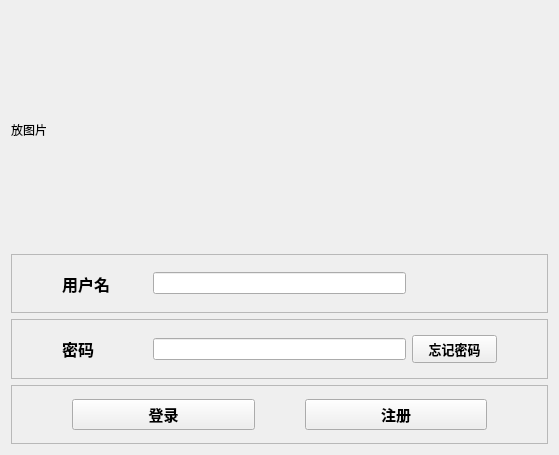
<?xml version="1.0" encoding="UTF-8"?>
<ui version="4.0">
 <class>Form</class>
 <widget class="QWidget" name="Form">
  <property name="geometry">
   <rect>
    <x>0</x>
    <y>0</y>
    <width>559</width>
    <height>455</height>
   </rect>
  </property>
  <property name="windowTitle">
   <string>登录</string>
  </property>
  <layout class="QVBoxLayout" name="verticalLayout" stretch="4,1,1,1">
   <item>
    <widget class="QLabel" name="pic">
     <property name="text">
      <string>放图片</string>
     </property>
    </widget>
   </item>
   <item>
    <widget class="QFrame" name="frame">
     <property name="frameShape">
      <enum>QFrame::StyledPanel</enum>
     </property>
     <property name="frameShadow">
      <enum>QFrame::Raised</enum>
     </property>
     <layout class="QHBoxLayout" name="horizontalLayout" stretch="200,600,214">
      <property name="leftMargin">
       <number>50</number>
      </property>
      <property name="rightMargin">
       <number>50</number>
      </property>
      <item>
       <widget class="QLabel" name="label_2">
        <property name="font">
         <font>
          <family>Arial</family>
          <pointsize>12</pointsize>
          <weight>75</weight>
          <bold>true</bold>
         </font>
        </property>
        <property name="text">
         <string>用户名</string>
        </property>
       </widget>
      </item>
      <item>
       <widget class="QLineEdit" name="lineEdit"/>
      </item>
      <item>
       <spacer name="horizontalSpacer">
        <property name="orientation">
         <enum>Qt::Horizontal</enum>
        </property>
        <property name="sizeHint" stdset="0">
         <size>
          <width>100</width>
          <height>20</height>
         </size>
        </property>
       </spacer>
      </item>
     </layout>
    </widget>
   </item>
   <item>
    <widget class="QFrame" name="frame_2">
     <property name="frameShape">
      <enum>QFrame::StyledPanel</enum>
     </property>
     <property name="frameShadow">
      <enum>QFrame::Raised</enum>
     </property>
     <layout class="QHBoxLayout" name="horizontalLayout_2" stretch="1,3,1">
      <property name="leftMargin">
       <number>50</number>
      </property>
      <property name="rightMargin">
       <number>50</number>
      </property>
      <item>
       <widget class="QLabel" name="label_3">
        <property name="font">
         <font>
          <family>Arial</family>
          <pointsize>12</pointsize>
          <weight>75</weight>
          <bold>true</bold>
         </font>
        </property>
        <property name="text">
         <string>密码</string>
        </property>
       </widget>
      </item>
      <item>
       <widget class="QLineEdit" name="lineEdit_2"/>
      </item>
      <item>
       <widget class="QPushButton" name="forget">
        <property name="font">
         <font>
          <family>Arial</family>
          <pointsize>10</pointsize>
          <weight>75</weight>
          <bold>true</bold>
         </font>
        </property>
        <property name="text">
         <string>忘记密码</string>
        </property>
       </widget>
      </item>
     </layout>
    </widget>
   </item>
   <item>
    <widget class="QFrame" name="frame_3">
     <property name="frameShape">
      <enum>QFrame::StyledPanel</enum>
     </property>
     <property name="frameShadow">
      <enum>QFrame::Raised</enum>
     </property>
     <layout class="QHBoxLayout" name="horizontalLayout_3">
      <property name="spacing">
       <number>50</number>
      </property>
      <property name="leftMargin">
       <number>60</number>
      </property>
      <property name="topMargin">
       <number>9</number>
      </property>
      <property name="rightMargin">
       <number>60</number>
      </property>
      <item>
       <widget class="QPushButton" name="login">
        <property name="font">
         <font>
          <family>Arial</family>
          <pointsize>11</pointsize>
          <weight>75</weight>
          <bold>true</bold>
         </font>
        </property>
        <property name="text">
         <string>登录</string>
        </property>
       </widget>
      </item>
      <item>
       <widget class="QPushButton" name="regeist">
        <property name="font">
         <font>
          <family>Arial</family>
          <pointsize>11</pointsize>
          <weight>75</weight>
          <bold>true</bold>
         </font>
        </property>
        <property name="text">
         <string>注册</string>
        </property>
       </widget>
      </item>
     </layout>
    </widget>
   </item>
  </layout>
 </widget>
 <resources/>
 <connections/>
</ui>
